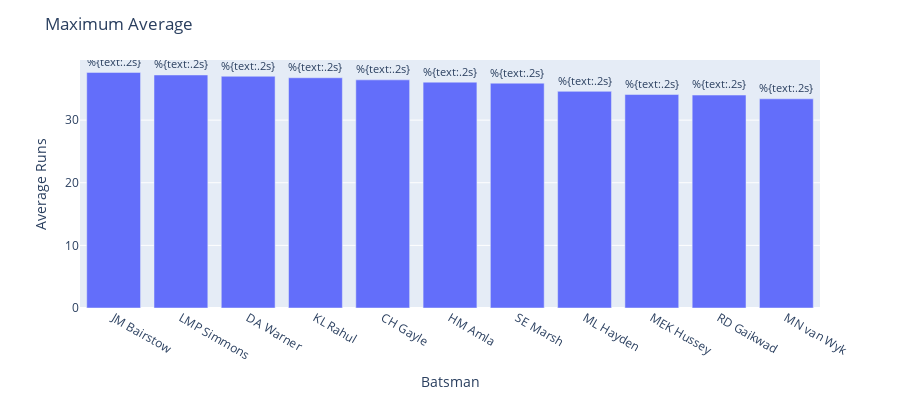

Notebook cell for this chart:
### Code cell
fig = px.bar(avg_runs_df, x='batsman', y='average',labels={"batsman":"Batsman", "average":"Average Runs"}, height=400)
fig.update_traces(texttemplate='%{text:.2s}', textposition='outside')
fig.update_layout(uniformtext_minsize=8, uniformtext_mode='hide')
fig.update_layout(title_text='Maximum Average')
fig.show()

### Figure 1 — Plotly figure (JSON) as saved in the notebook; plotly's stock layout.template omitted (floating-point values rounded to 4 significant figures)
{"data": [{"alignmentgroup": "True", "hovertemplate": "Batsman=%{x}<br>Average Runs=%{y}<extra></extra>", "legendgroup": "", "marker": {"color": "#636efa"}, "name": "", "offsetgroup": "", "orientation": "v", "showlegend": false, "textposition": "outside", "texttemplate": "%{text:.2s}", "type": "bar", "x": ["JM Bairstow", "LMP Simmons", "DA Warner", "KL Rahul", "CH Gayle", "HM Amla", "SE Marsh", "ML Hayden", "MEK Hussey", "RD Gaikwad", "MN van Wyk"], "xaxis": "x", "y": [37.62, 37.21, 37, 36.76, 36.43, 36.06, 35.9, 34.59, 34.09, 34, 33.4], "yaxis": "y"}], "layout": {"barmode": "relative", "height": 400, "legend": {"tracegroupgap": 0}, "margin": {"t": 60}, "title": {"text": "Maximum Average"}, "uniformtext": {"minsize": 8, "mode": "hide"}, "xaxis": {"anchor": "y", "domain": [0, 1], "title": {"text": "Batsman"}}, "yaxis": {"anchor": "x", "domain": [0, 1], "title": {"text": "Average Runs"}}}}
